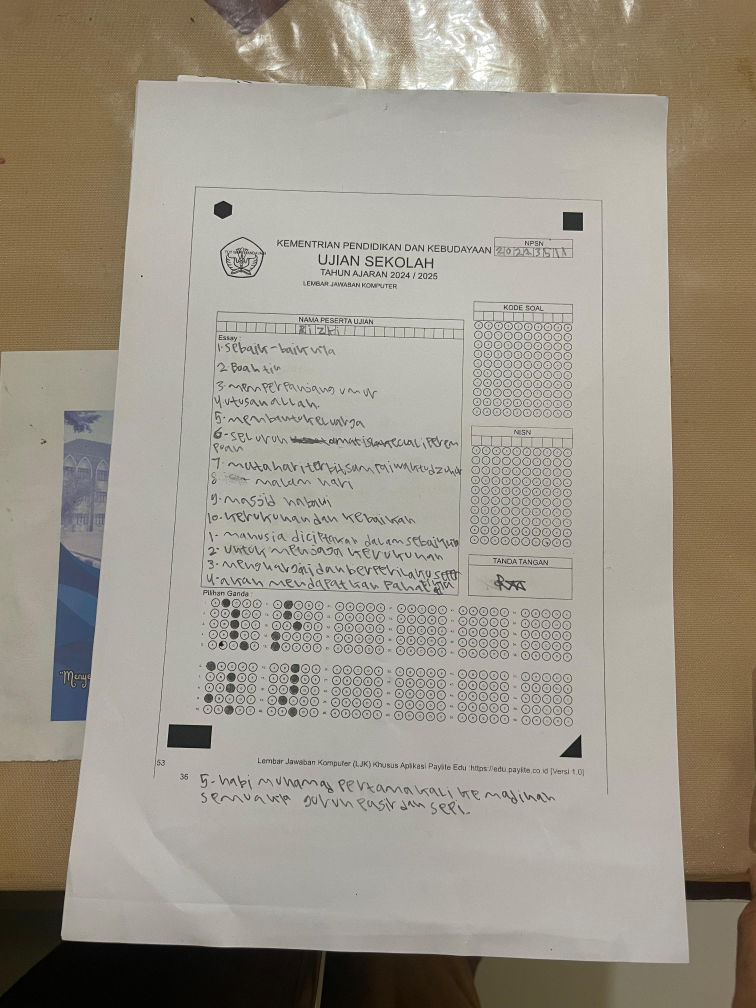
#> input picture finish_manual_version/kelas4/rizki.jpg, 3024 x 4032 px (shown at 1/4 size)
$ python main.py
#> lines starting #> are read from the running program, lines starting #| are printed output that depends on the picture
import cv2
import numpy as np

# --- CONFIG ---
total_soal = 20
# kelas 4
kunci_jawaban = [
    'B', 'C', 'C', 'C', 'B', 'B', 'C', 'C', 'B', 'C',
    'B', 'B', 'C', 'C', 'A', 'C', 'C', 'C', 'B', 'C',
    # 'B', 'C', 'B', 'A', 'A', 'A', 'B', 'C', 'B', 'A',
    # 'D', 'D', 'B', 'D', 'A', 'D', 'C', 'B', 'A', 'D'
    ]
# # kelas 5
# kunci_jawaban = [
#     'C', 'C', 'B', 'C', 'A', 'C', 'C', 'C', 'B', 'B',
#     'C', 'C', 'C', 'B', 'B', 'A', 'B', 'C', 'A', 'B',
#     # 'B', 'C', 'B', 'A', 'A', 'A', 'B', 'C', 'B', 'A',
#     # 'D', 'D', 'B', 'D', 'A', 'D', 'C', 'B', 'A', 'D'
#     ]
preview_max_width = 400  # Lebar maksimum saat preview (biar nggak kegedean di layar)
output_width, output_height = 250, 400  # Ukuran hasil crop

# --- LOAD GAMBAR ---
# kelas4
original = cv2.imread('./kelas4/rizki.jpg')
#> original is the input picture: shape (4032, 3024, 3); mean B, G, R 136.3, 149.3, 156


if original is None:
    print("Gambar tidak ditemukan!")
    exit()

# Hitung rasio scaling preview
h, w = original.shape[:2]
#> h = 4032; w = 3024
scale = preview_max_width / w if w > preview_max_width else 1.0
#> scale = 0.132
preview = cv2.resize(original, (int(w * scale), int(h * scale)))
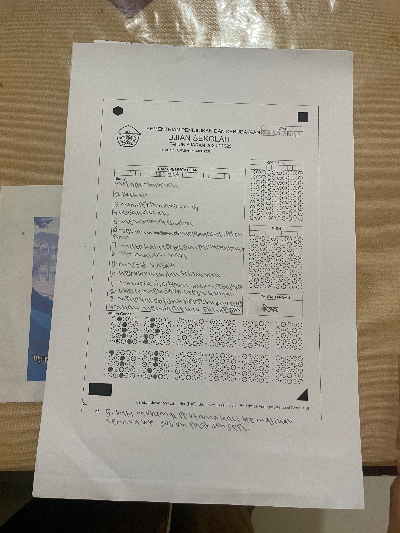
#> preview: shape (533, 400, 3); mean B, G, R 136.3, 149.3, 156

# --- PILIH TITIK MANUAL DI GAMBAR YANG DIRESIZE ---
points = []

def click_event(event, x, y, flags, param):
    if event == cv2.EVENT_LBUTTONDOWN and len(points) < 4:
        cv2.circle(preview, (x, y), 5, (0, 255, 0), -1)
        cv2.imshow("Klik 4 titik: kiri atas, kanan atas, kanan bawah, dan kiri bawah", preview)
        # Simpan titik dalam skala asli (supaya crop akurat)
        real_x = int(x / scale)
        real_y = int(y / scale)
        points.append((real_x, real_y))

cv2.imshow("Klik 4 titik: kiri atas, kanan atas, kanan bawah, dan kiri bawah", preview)
cv2.namedWindow("Klik 4 titik: kiri atas, kanan atas, kanan bawah, dan kiri bawah", cv2.WINDOW_NORMAL)
cv2.resizeWindow("Klik 4 titik: kiri atas, kanan atas, kanan bawah, dan kiri bawah", preview_max_width, int(h * scale))
cv2.setMouseCallback("Klik 4 titik: kiri atas, kanan atas, kanan bawah, dan kiri bawah", click_event)

print("Klik 4 titik: kiri atas → kanan atas → kanan bawah → kiri bawah...")

# Tunggu klik titik
while True:
    if len(points) == 4:
        break
    if cv2.waitKey(1) & 0xFF == 27:  # ESC
#> (key Esc is pressed here)
        break

cv2.destroyAllWindows()

if len(points) != 4:
    print("Kamu belum klik 4 titik.")
    exit()
#> (the program exits here)
